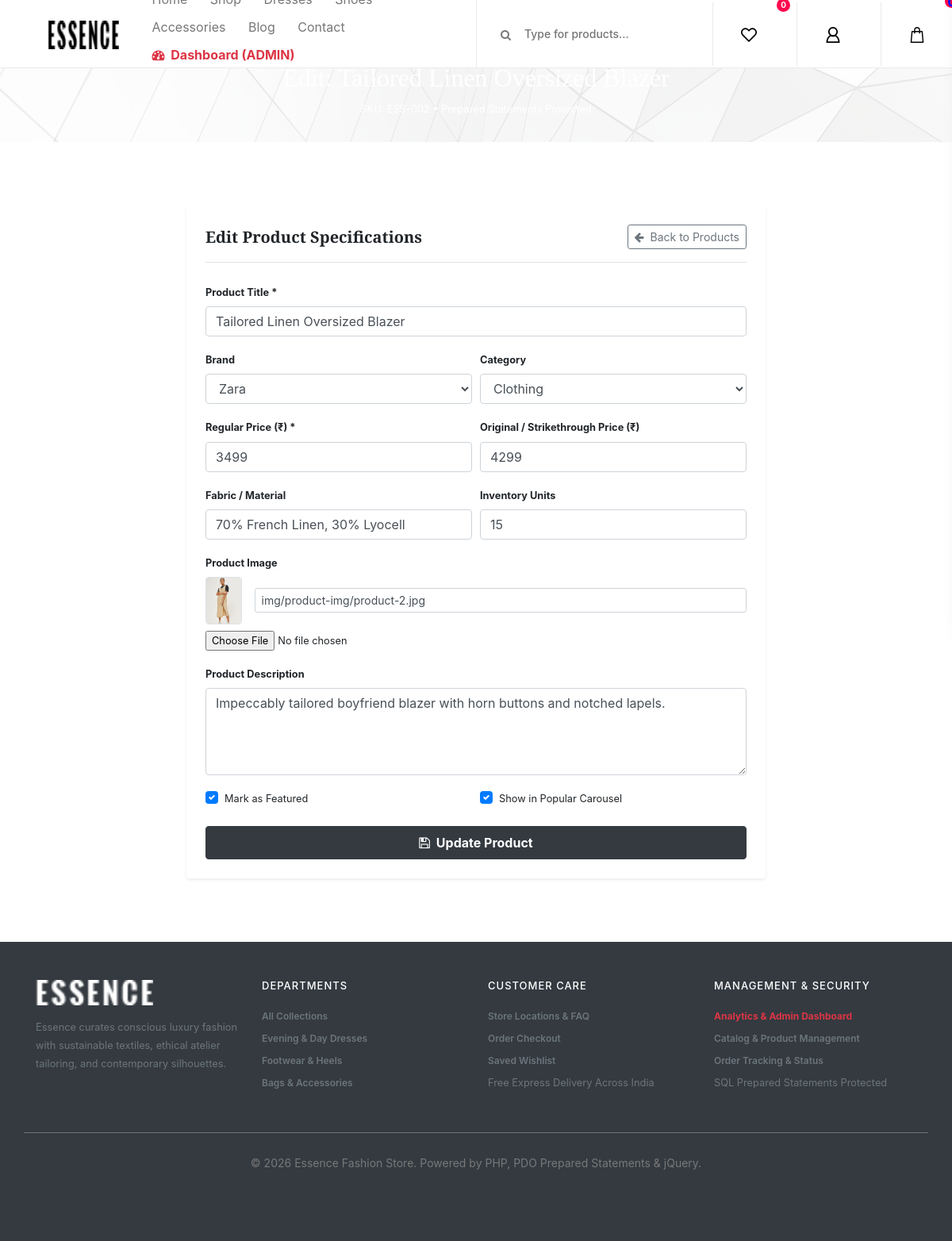
Screenshot of /product_edit.php?id=2 (signed in) with the database file from the repository.
### tables this page shows
CREATE TABLE products (
            id INTEGER PRIMARY KEY AUTOINCREMENT,
            sku TEXT UNIQUE,
            brand_id INTEGER REFERENCES brands(id),
            category_id INTEGER REFERENCES categories(id),
            name TEXT NOT NULL,
            price REAL NOT NULL,
            old_price REAL,
            description TEXT,
            material TEXT,
            image TEXT NOT NULL,
            stock_quantity INTEGER NOT NULL DEFAULT 10,
            is_featured INTEGER DEFAULT 0,
            is_popular INTEGER DEFAULT 0,
            rating REAL DEFAULT 4.5,
            review_count INTEGER DEFAULT 12,
            created_at DATETIME DEFAULT CURRENT_TIMESTAMP
        );

CREATE TABLE brands (
            id INTEGER PRIMARY KEY AUTOINCREMENT,
            name TEXT NOT NULL,
            logo TEXT,
            description TEXT
        );

CREATE TABLE categories (
            id INTEGER PRIMARY KEY AUTOINCREMENT,
            name TEXT NOT NULL,
            slug TEXT UNIQUE NOT NULL,
            image TEXT
        );

### product_edit.php (the view, shortened to what this page needs)
<?php
require_once __DIR__ . '/auth.php';
$id = intval($_GET['id']);
$stmt = $conn->prepare("SELECT * FROM products WHERE id = ?");
$stmt->execute([$id]);
$product = $stmt->fetch();
$brands = $conn->query("SELECT * FROM brands ORDER BY name ASC")->fetchAll();
$categories = $conn->query("SELECT * FROM categories ORDER BY name ASC")->fetchAll();
require_once __DIR__ . '/header.php';
?>
<div class="breadcumb_area bg-img" style="background-image: url(img/bg-img/breadcumb.jpg); padding: 40px 0;">
    <div class="container h-100">
        <div class="row h-100 align-items-center">
            <div class="col-12 text-center">
                <h2 style="font-family:'Playfair Display', serif;" class="text-white">Edit: <?= htmlspecialchars($product['name']) ?></h2>
                <p class="text-white small mb-0">SKU: <?= htmlspecialchars($product['sku']) ?> &bull; Prepared Statements Protected</p>
            </div>
        </div>
    </div>
</div>
<div class="section-padding-80">
    <div class="container">
        <div class="row justify-content-center">
            <div class="col-12 col-md-8">
                <div class="card border-0 shadow-sm p-4 rounded-lg bg-white">
                    <div class="d-flex justify-content-between align-items-center mb-4 border-bottom pb-3">
                        <h5 class="font-weight-bold mb-0" style="font-family:'Playfair Display', serif;">Edit Product Specifications</h5>
                        <a href="product_manage.php" class="btn btn-sm btn-outline-secondary">
                            <i class="fa fa-arrow-left mr-1"></i> Back to Products
                        </a>
                    </div>
                    <form method="POST" enctype="multipart/form-data">
                        <div class="form-group">
                            <label class="small font-weight-bold">Product Title *</label>
                            <input type="text" name="productname" class="form-control" required value="<?= htmlspecialchars($product['name']) ?>">
                        </div>
                        <div class="form-row">
                            <div class="col-md-6 form-group">
                                <label class="small font-weight-bold">Brand</label>
                                <select name="brand_id" class="form-control">
                                    <?php foreach ($brands as $b): ?>
                                        <option value="<?= $b['id'] ?>" <?= $product['brand_id'] == $b['id'] ? 'selected' : '' ?>>
                                            <?= htmlspecialchars($b['name']) ?>
                                        </option>
                                    <?php endforeach; ?>
                                </select>
                            </div>
                            <div class="col-md-6 form-group">
                                <label class="small font-weight-bold">Category</label>
                                <select name="category_id" class="form-control">
                                    <?php foreach ($categories as $c): ?>
                                        <option value="<?= $c['id'] ?>" <?= $product['category_id'] == $c['id'] ? 'selected' : '' ?>>
                                            <?= htmlspecialchars($c['name']) ?>
                                        </option>
                                    <?php endforeach; ?>
                                </select>
                            </div>
                        </div>
                        <div class="form-row">
                            <div class="col-md-6 form-group">
                                <label class="small font-weight-bold">Regular Price (₹) *</label>
                                <input type="number" step="0.01" name="price" class="form-control" required value="<?= $product['price'] ?>">
                            </div>
                            <div class="col-md-6 form-group">
                                <label class="small font-weight-bold">Original / Strikethrough Price (₹)</label>
                                <input type="number" step="0.01" name="old_price" class="form-control" value="<?= $product['old_price'] ?? '' ?>">
                            </div>
                        </div>
                        <div class="form-row">
                            <div class="col-md-6 form-group">
                                <label class="small font-weight-bold">Fabric / Material</label>
                                <input type="text" name="material" class="form-control" value="<?= htmlspecialchars($product['material'] ?? '') ?>">
                            </div>
                            <div class="col-md-6 form-group">
                                <label class="small font-weight-bold">Inventory Units</label>
                                <input type="number" name="stock_quantity" class="form-control" value="<?= $product['stock_quantity'] ?>">
                            </div>
                        </div>
                        <div class="form-group">
                            <label class="small font-weight-bold">Product Image</label>
                            <div class="d-flex align-items-center mb-2">
                                <img src="<?= htmlspecialchars($product['image']) ?>" alt="" style="width: 50px; height: 60px; object-fit: cover; border-radius: 4px;" class="mr-3 border">
                                <input type="text" name="image_url" class="form-control form-control-sm" value="<?= htmlspecialchars($product['image']) ?>" placeholder="Image path or URL">
                            </div>
                            <input type="file" name="image" class="form-control-file small">
                        </div>
                        <div class="form-group">
                            <label class="small font-weight-bold">Product Description</label>
                            <textarea name="description" rows="4" class="form-control"><?= htmlspecialchars($product['description'] ?? '') ?></textarea>
                        </div>
                        <div class="form-row mb-4">
                            <div class="col-6">
                                <div class="custom-control custom-checkbox">
                                    <label class="custom-control-label small" for="editFeat">Mark as Featured</label>
                                </div>
                            </div>
                            <div class="col-6">
                                <div class="custom-control custom-checkbox">
                                    <label class="custom-control-label small" for="editPop">Show in Popular Carousel</label>
                                </div>
                            </div>
                        </div>
                        <button type="submit" name="update_product" class="btn btn-dark btn-block font-weight-bold py-2">
                            <i class="fa fa-save mr-1"></i> Update Product
                        </button>
                    </form>
                </div>
            </div>
        </div>
    </div>
</div>
<?php require_once __DIR__ . '/footer.php'; ?>

### css/core-style.css (style rules this page uses)
* { margin: 0; padding: 0; }
body { font-family: "Poppins", sans-serif; font-size: 14px; background-color: #ffffff; margin-top: 85px; }
h1, h2, h3, h4, h5, h6 { color: #000000; line-height: 1.3; font-weight: 700; font-family: "Ubuntu", sans-serif; }
p { color: #787878; font-size: 14px; line-height: 2; font-weight: 400; }
a { -webkit-transition: all 500ms ease 0s; transition: all 500ms ease 0s; text-decoration: none; outline: 0 solid transparent; color: #fbf5f5; font-weight: 600; font-size: 12px; }
img { height: auto; max-width: 100%; }
.section-padding-80 { padding-top: 80px; padding-bottom: 80px; }
.bg-img { background-position: center center; background-size: cover; background-repeat: no-repeat; }
.bg-white { background-color: #ffffff !important; }
.breadcumb_area { position: relative; z-index: 1; width: 100%; height: 140px; }
.breadcumb_area:after { background-color: rgba(255, 255, 255, 0.9); position: absolute; width: 100%; height: 100%; left: 0; top: 0; z-index: -5; content: ''; }

### style.css (style rules this page uses)
html { scroll-behavior: smooth; }
a, button, input { transition: color 250ms ease, background-color 250ms ease, border-color 250ms ease, opacity 250ms ease, transform 250ms ease; }

### rows the page displays
products: name "Tailored Linen Oversized Blazer", sku "ESS-002", productname "Tailored Linen Oversized Blazer", brand_id "Zara", category_id "Clothing", price "3499", old_price "4299", material "70% French Linen, 30% Lyocell", stock_quantity "15", image (picture), image_url "img/product-img/product-2.jpg", description "Impeccably tailored boyfriend blazer with horn buttons and notched lapels."

### other values shown
$curr_user['role'] "ADMIN"
$wishlist_count "0"
